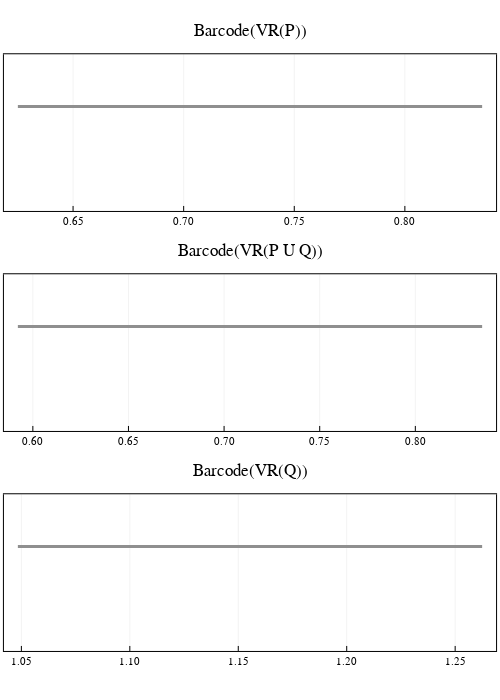

This figure's notebook cell:
### Code cell
# plot all barcodes in dim 1
barcode_P = barcode(C_P, dim = 1)
barcode_PQ = barcode(C_PQ, dim = 1)
barcode_Q = barcode(C_Q, dim = 1)

l = grid(3,1)
p1 = plot_barcode(barcode_P, lw = 3, title = "Barcode(VR(P))", titlefontsize = 12)
p2 = plot_barcode(barcode_PQ, lw = 3, title = "Barcode(VR(P U Q))", titlefontsize = 12)
p3 = plot_barcode(barcode_Q, lw = 3, title = "Barcode(VR(Q))", titlefontsize = 12)
plot(p1, p2, p3, layout = l, size = (500, 700))

### Figure 1 — Plotly figure (JSON) as saved in the notebook; plotly's stock layout.template omitted (floating-point values rounded to 4 significant figures)
{"data": [{"colorbar": {"title": ""}, "hoverinfo": "text", "legendgroup": "y1", "line": {"color": "rgba(143, 143, 143, 1.000)", "dash": "solid", "shape": "linear", "width": 3}, "mode": "lines", "name": "y1", "showlegend": true, "text": ["class 1", "class 1"], "type": "scatter", "x": [0.625, 0.8349], "xaxis": "x1", "y": [1, 1], "yaxis": "y1", "zmax": null, "zmin": null}, {"colorbar": {"title": ""}, "hoverinfo": "text", "legendgroup": "y1", "line": {"color": "rgba(143, 143, 143, 1.000)", "dash": "solid", "shape": "linear", "width": 3}, "mode": "lines", "name": "y1", "showlegend": true, "text": ["class 1", "class 1"], "type": "scatter", "x": [0.5922, 0.8349], "xaxis": "x2", "y": [1, 1], "yaxis": "y2", "zmax": null, "zmin": null}, {"colorbar": {"title": ""}, "hoverinfo": "text", "legendgroup": "y1", "line": {"color": "rgba(143, 143, 143, 1.000)", "dash": "solid", "shape": "linear", "width": 3}, "mode": "lines", "name": "y1", "showlegend": true, "text": ["class 1", "class 1"], "type": "scatter", "x": [1.048, 1.262], "xaxis": "x3", "y": [1, 1], "yaxis": "y3", "zmax": null, "zmin": null}], "layout": {"annotations": [{"font": {"color": "rgba(0, 0, 0, 1.000)", "family": "sans-serif", "size": 17}, "rotation": 0, "showarrow": false, "text": "Barcode(VR(P))", "x": 0.5, "xanchor": "center", "xref": "paper", "y": 1, "yanchor": "top", "yref": "paper"}, {"font": {"color": "rgba(0, 0, 0, 1.000)", "family": "sans-serif", "size": 17}, "rotation": 0, "showarrow": false, "text": "Barcode(VR(P U Q))", "x": 0.5, "xanchor": "center", "xref": "paper", "y": 0.6667, "yanchor": "top", "yref": "paper"}, {"font": {"color": "rgba(0, 0, 0, 1.000)", "family": "sans-serif", "size": 17}, "rotation": 0, "showarrow": false, "text": "Barcode(VR(Q))", "x": 0.5, "xanchor": "center", "xref": "paper", "y": 0.3333, "yanchor": "top", "yref": "paper"}], "height": 700, "margin": {"b": 20, "l": 0, "r": 0, "t": 20}, "paper_bgcolor": "rgba(255, 255, 255, 1.000)", "plot_bgcolor": "rgba(255, 255, 255, 1.000)", "showlegend": false, "width": 500, "xaxis1": {"anchor": "y1", "domain": [0.007874, 0.9921], "gridcolor": "rgba(0, 0, 0, 0.100)", "gridwidth": 0.5, "linecolor": "rgba(0, 0, 0, 1.000)", "mirror": true, "range": [0.6187, 0.8412], "showgrid": true, "showline": true, "showticklabels": true, "tickangle": 0, "tickcolor": "rgb(0, 0, 0)", "tickfont": {"color": "rgba(0, 0, 0, 1.000)", "family": "sans-serif", "size": 11}, "tickmode": "array", "ticks": "inside", "ticktext": ["0.65", "0.70", "0.75", "0.80"], "tickvals": [0.65, 0.7, 0.75, 0.8], "title": "", "titlefont": {"color": "rgba(0, 0, 0, 1.000)", "family": "sans-serif", "size": 15}, "type": "-", "visible": true, "zeroline": false, "zerolinecolor": "rgba(0, 0, 0, 1.000)"}, "xaxis2": {"anchor": "y2", "domain": [0.007874, 0.9921], "gridcolor": "rgba(0, 0, 0, 0.100)", "gridwidth": 0.5, "linecolor": "rgba(0, 0, 0, 1.000)", "mirror": true, "range": [0.5849, 0.8422], "showgrid": true, "showline": true, "showticklabels": true, "tickangle": 0, "tickcolor": "rgb(0, 0, 0)", "tickfont": {"color": "rgba(0, 0, 0, 1.000)", "family": "sans-serif", "size": 11}, "tickmode": "array", "ticks": "inside", "ticktext": ["0.60", "0.65", "0.70", "0.75", "0.80"], "tickvals": [0.6, 0.65, 0.7, 0.75, 0.8], "title": "", "titlefont": {"color": "rgba(0, 0, 0, 1.000)", "family": "sans-serif", "size": 15}, "type": "-", "visible": true, "zeroline": false, "zerolinecolor": "rgba(0, 0, 0, 1.000)"}, "xaxis3": {"anchor": "y3", "domain": [0.007874, 0.9921], "gridcolor": "rgba(0, 0, 0, 0.100)", "gridwidth": 0.5, "linecolor": "rgba(0, 0, 0, 1.000)", "mirror": true, "range": [1.042, 1.269], "showgrid": true, "showline": true, "showticklabels": true, "tickangle": 0, "tickcolor": "rgb(0, 0, 0)", "tickfont": {"color": "rgba(0, 0, 0, 1.000)", "family": "sans-serif", "size": 11}, "tickmode": "array", "ticks": "inside", "ticktext": ["1.05", "1.10", "1.15", "1.20", "1.25"], "tickvals": [1.05, 1.1, 1.15, 1.2, 1.25], "title": "", "titlefont": {"color": "rgba(0, 0, 0, 1.000)", "family": "sans-serif", "size": 15}, "type": "-", "visible": true, "zeroline": false, "zerolinecolor": "rgba(0, 0, 0, 1.000)"}, "yaxis1": {"anchor": "x1", "domain": [0.7107, 0.9481], "gridcolor": "rgba(0, 0, 0, 0.100)", "gridwidth": 0.5, "linecolor": "rgba(0, 0, 0, 1.000)", "mirror": true, "range": [-1, 2], "showgrid": true, "showline": true, "showticklabels": true, "tickangle": 0, "tickcolor": "rgb(0, 0, 0)", "tickfont": {"color": "rgba(0, 0, 0, 1.000)", "family": "sans-serif", "size": 11}, "tickmode": "array", "ticks": "inside", "ticktext": [], "tickvals": [], "title": "", "titlefont": {"color": "rgba(0, 0, 0, 1.000)", "family": "sans-serif", "size": 15}, "type": "-", "visible": true, "zeroline": false, "zerolinecolor": "rgba(0, 0, 0, 1.000)"}, "yaxis2": {"anchor": "x2", "domain": [0.3773, 0.6147], "gridcolor": "rgba(0, 0, 0, 0.100)", "gridwidth": 0.5, "linecolor": "rgba(0, 0, 0, 1.000)", "mirror": true, "range": [-1, 2], "showgrid": true, "showline": true, "showticklabels": true, "tickangle": 0, "tickcolor": "rgb(0, 0, 0)", "tickfont": {"color": "rgba(0, 0, 0, 1.000)", "family": "sans-serif", "size": 11}, "tickmode": "array", "ticks": "inside", "ticktext": [], "tickvals": [], "title": "", "titlefont": {"color": "rgba(0, 0, 0, 1.000)", "family": "sans-serif", "size": 15}, "type": "-", "visible": true, "zeroline": false, "zerolinecolor": "rgba(0, 0, 0, 1.000)"}, "yaxis3": {"anchor": "x3", "domain": [0.04399, 0.2814], "gridcolor": "rgba(0, 0, 0, 0.100)", "gridwidth": 0.5, "linecolor": "rgba(0, 0, 0, 1.000)", "mirror": true, "range": [-1, 2], "showgrid": true, "showline": true, "showticklabels": true, "tickangle": 0, "tickcolor": "rgb(0, 0, 0)", "tickfont": {"color": "rgba(0, 0, 0, 1.000)", "family": "sans-serif", "size": 11}, "tickmode": "array", "ticks": "inside", "ticktext": [], "tickvals": [], "title": "", "titlefont": {"color": "rgba(0, 0, 0, 1.000)", "family": "sans-serif", "size": 15}, "type": "-", "visible": true, "zeroline": false, "zerolinecolor": "rgba(0, 0, 0, 1.000)"}}}
